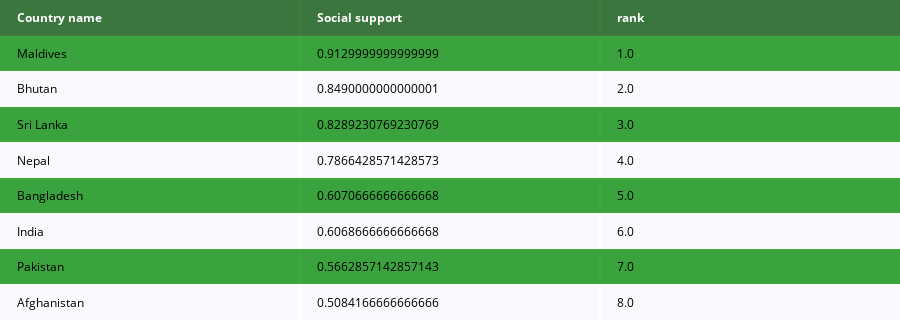

Notebook cell for this chart:
### Code cell
colorscale = [[0, '#004F00'],[.5, '#008B00'],[1, '#ffffff']]
fig =  ff.create_table(Social_support,colorscale=colorscale)
fig.show()

### Figure 1 — Plotly figure (JSON) as saved in the notebook; plotly's stock layout.template omitted (floating-point values rounded to 4 significant figures)
{"data": [{"colorscale": [[0, "#004F00"], [0.5, "#008B00"], [1, "#ffffff"]], "hoverinfo": "none", "opacity": 0.75, "showscale": false, "type": "heatmap", "z": [[0, 0, 0], [0.5, 0.5, 0.5], [1, 1, 1], [0.5, 0.5, 0.5], [1, 1, 1], [0.5, 0.5, 0.5], [1, 1, 1], [0.5, 0.5, 0.5], [1, 1, 1]]}], "layout": {"annotations": [{"align": "left", "font": {"color": "#ffffff"}, "showarrow": false, "text": "<b>Country name</b>", "x": -0.45, "xanchor": "left", "xref": "x", "y": 0, "yref": "y"}, {"align": "left", "font": {"color": "#ffffff"}, "showarrow": false, "text": "<b>Social support</b>", "x": 0.55, "xanchor": "left", "xref": "x", "y": 0, "yref": "y"}, {"align": "left", "font": {"color": "#ffffff"}, "showarrow": false, "text": "<b>rank</b>", "x": 1.55, "xanchor": "left", "xref": "x", "y": 0, "yref": "y"}, {"align": "left", "font": {"color": "#000000"}, "showarrow": false, "text": "Maldives", "x": -0.45, "xanchor": "left", "xref": "x", "y": 1, "yref": "y"}, {"align": "left", "font": {"color": "#000000"}, "showarrow": false, "text": "0.9129999999999999", "x": 0.55, "xanchor": "left", "xref": "x", "y": 1, "yref": "y"}, {"align": "left", "font": {"color": "#000000"}, "showarrow": false, "text": "1.0", "x": 1.55, "xanchor": "left", "xref": "x", "y": 1, "yref": "y"}, {"align": "left", "font": {"color": "#000000"}, "showarrow": false, "text": "Bhutan", "x": -0.45, "xanchor": "left", "xref": "x", "y": 2, "yref": "y"}, {"align": "left", "font": {"color": "#000000"}, "showarrow": false, "text": "0.8490000000000001", "x": 0.55, "xanchor": "left", "xref": "x", "y": 2, "yref": "y"}, {"align": "left", "font": {"color": "#000000"}, "showarrow": false, "text": "2.0", "x": 1.55, "xanchor": "left", "xref": "x", "y": 2, "yref": "y"}, {"align": "left", "font": {"color": "#000000"}, "showarrow": false, "text": "Sri Lanka", "x": -0.45, "xanchor": "left", "xref": "x", "y": 3, "yref": "y"}, {"align": "left", "font": {"color": "#000000"}, "showarrow": false, "text": "0.8289230769230769", "x": 0.55, "xanchor": "left", "xref": "x", "y": 3, "yref": "y"}, {"align": "left", "font": {"color": "#000000"}, "showarrow": false, "text": "3.0", "x": 1.55, "xanchor": "left", "xref": "x", "y": 3, "yref": "y"}, {"align": "left", "font": {"color": "#000000"}, "showarrow": false, "text": "Nepal", "x": -0.45, "xanchor": "left", "xref": "x", "y": 4, "yref": "y"}, {"align": "left", "font": {"color": "#000000"}, "showarrow": false, "text": "0.7866428571428573", "x": 0.55, "xanchor": "left", "xref": "x", "y": 4, "yref": "y"}, {"align": "left", "font": {"color": "#000000"}, "showarrow": false, "text": "4.0", "x": 1.55, "xanchor": "left", "xref": "x", "y": 4, "yref": "y"}, {"align": "left", "font": {"color": "#000000"}, "showarrow": false, "text": "Bangladesh", "x": -0.45, "xanchor": "left", "xref": "x", "y": 5, "yref": "y"}, {"align": "left", "font": {"color": "#000000"}, "showarrow": false, "text": "0.6070666666666668", "x": 0.55, "xanchor": "left", "xref": "x", "y": 5, "yref": "y"}, {"align": "left", "font": {"color": "#000000"}, "showarrow": false, "text": "5.0", "x": 1.55, "xanchor": "left", "xref": "x", "y": 5, "yref": "y"}, {"align": "left", "font": {"color": "#000000"}, "showarrow": false, "text": "India", "x": -0.45, "xanchor": "left", "xref": "x", "y": 6, "yref": "y"}, {"align": "left", "font": {"color": "#000000"}, "showarrow": false, "text": "0.6068666666666668", "x": 0.55, "xanchor": "left", "xref": "x", "y": 6, "yref": "y"}, {"align": "left", "font": {"color": "#000000"}, "showarrow": false, "text": "6.0", "x": 1.55, "xanchor": "left", "xref": "x", "y": 6, "yref": "y"}, {"align": "left", "font": {"color": "#000000"}, "showarrow": false, "text": "Pakistan", "x": -0.45, "xanchor": "left", "xref": "x", "y": 7, "yref": "y"}, {"align": "left", "font": {"color": "#000000"}, "showarrow": false, "text": "0.5662857142857143", "x": 0.55, "xanchor": "left", "xref": "x", "y": 7, "yref": "y"}, {"align": "left", "font": {"color": "#000000"}, "showarrow": false, "text": "7.0", "x": 1.55, "xanchor": "left", "xref": "x", "y": 7, "yref": "y"}, {"align": "left", "font": {"color": "#000000"}, "showarrow": false, "text": "Afghanistan", "x": -0.45, "xanchor": "left", "xref": "x", "y": 8, "yref": "y"}, {"align": "left", "font": {"color": "#000000"}, "showarrow": false, "text": "0.5084166666666666", "x": 0.55, "xanchor": "left", "xref": "x", "y": 8, "yref": "y"}, {"align": "left", "font": {"color": "#000000"}, "showarrow": false, "text": "8.0", "x": 1.55, "xanchor": "left", "xref": "x", "y": 8, "yref": "y"}], "height": 320, "margin": {"b": 0, "l": 0, "r": 0, "t": 0}, "xaxis": {"dtick": 1, "gridwidth": 2, "showticklabels": false, "tick0": -0.5, "ticks": "", "zeroline": false}, "yaxis": {"autorange": "reversed", "dtick": 1, "gridwidth": 2, "showticklabels": false, "tick0": 0.5, "ticks": "", "zeroline": false}}}
